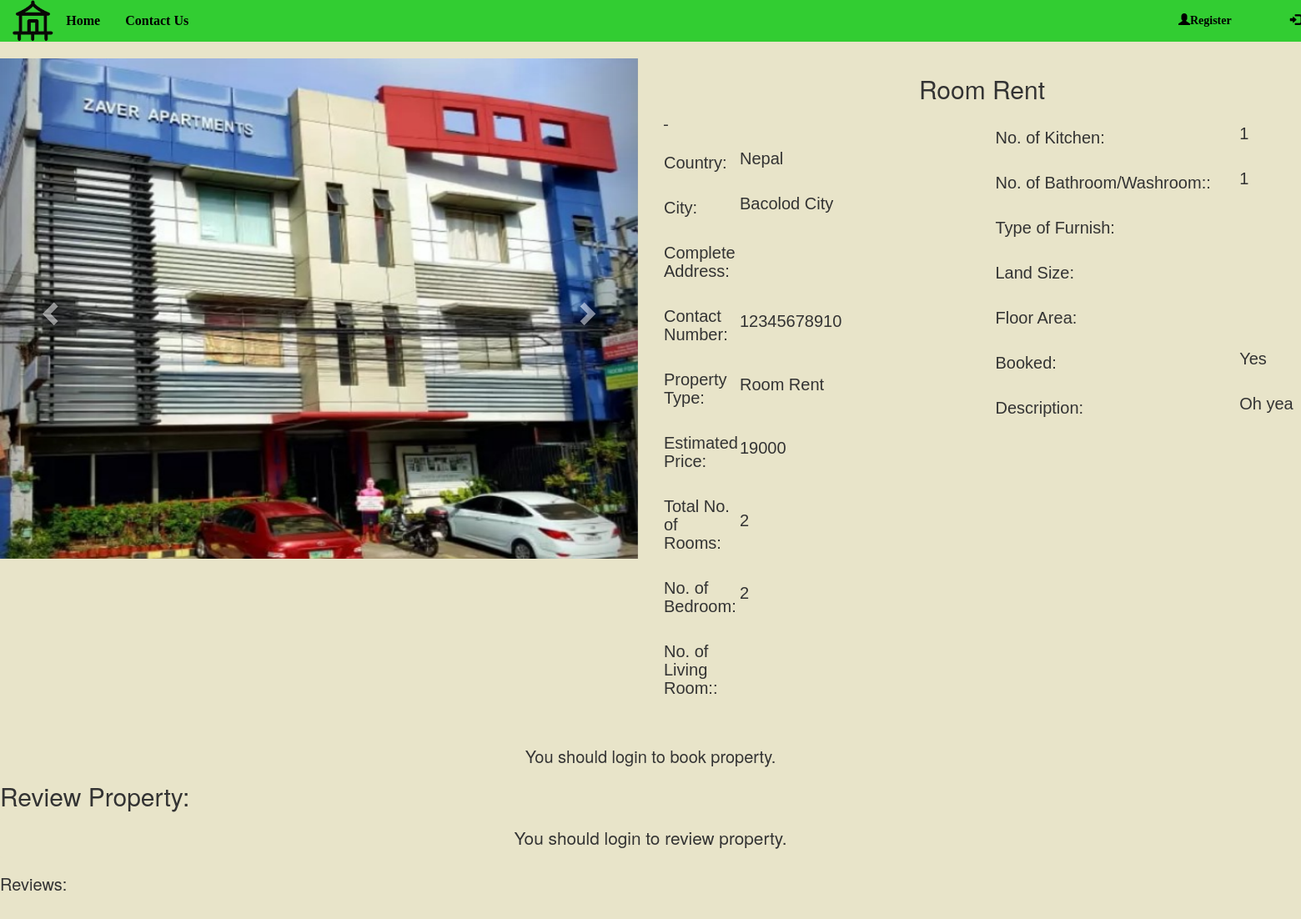
/view-property.php?property_id=127, run on the app's committed database.
### tables this page shows
CREATE TABLE `property_photo` (
  `property_photo_id` int(12) NOT NULL,
  `p_photo` varchar(500) NOT NULL,
  `property_id` int(11) NOT NULL
);

CREATE TABLE `add_property` (
  `property_id` int(10) NOT NULL,
  `country` varchar(50) NOT NULL,
  `province` varchar(50) NOT NULL,
  `zone` varchar(50) NOT NULL,
  `district` varchar(50) NOT NULL,
  `city` varchar(100) NOT NULL,
  `vdc_municipality` varchar(50) NOT NULL,
  `ward_no` int(10) NOT NULL,
  `tole` varchar(100) NOT NULL,
  `contact_no` bigint(10) NOT NULL,
  `property_type` varchar(50) NOT NULL,
  `estimated_price` bigint(10) NOT NULL,
  `total_rooms` int(10) NOT NULL,
  `bedroom` int(10) NOT NULL,
  `living_room` int(10) NOT NULL,
  `kitchen` int(10) NOT NULL,
  `bathroom` int(10) NOT NULL,
  `description` varchar(2000) NOT NULL,
  `latitude` decimal(9,6) NOT NULL,
  `longitude` decimal(9,6) NOT NULL,
  `owner_id` int(10) NOT NULL,
  `booked` varchar(30) NOT NULL
);

### view-property.php (the view, shortened to what this page needs)
<!DOCTYPE html>
<html>
<head>
</head>
<body style="background-color:#e8e4c9;">
<?php
include('navbar.php');
include('booking-engine.php');
?>
<?php
	$property_id=$_GET['property_id'];
    $sql="SELECT * from add_property where property_id='$property_id'";
	$query=mysqli_query($db,$sql);
	if(mysqli_num_rows($query)>0)
{
    while($rows=mysqli_fetch_assoc($query)){
    $sql2="SELECT * FROM property_photo where property_id='$property_id'";
    $query2=mysqli_query($db,$sql2);
    $rowcount=mysqli_num_rows($query2);
?>
<div class="containerviewproperty">
  <div class="row">
    <div class="col-sm-6">
<div id="myCarousel" class="carousel slide" data-ride="carousel">
  <div class="carousel-inner" role="listbox">
  <?php
  for($i=1;$i<=$rowcount;$i++)
  {
      $row=mysqli_fetch_array($query2);
      $photo=$row['p_photo'];
  ?>
  <?php
  if($i==1)
  {
  ?>
  <div class="item active">
      <img class="d-block img-fluid" src="owner/<?php echo $photo ?>" alt="First slide" width="100%" style="max-height: 600px; min-height: 600px;">
    </div>
  <?php
  }
  else
  {
    ?>
    <div class="item">
      <img class="d-block img-fluid" src="owner/<?php echo $photo ?>" alt="First slide" width="100%" style="max-height: 600px; min-height: 600px;">
    </div>
 <?php
   }
  }
  ?>
  </div>
  <a class="left carousel-control" href="#myCarousel" role="button" data-slide="prev">
    <span class="glyphicon glyphicon-chevron-left" aria-hidden="true"></span>
  </a>
  <a class="right carousel-control" href="#myCarousel" role="button" data-slide="next">
    <span class="glyphicon glyphicon-chevron-right" aria-hidden="true"></span>
  </a>
</div>
</div>
<div class="col-sm-6">
  <center><h2><?php echo $rows['property_type'] ?></h2></center>
  <div class="row">
    <div class="col-sm-6">
      <div class="row">
      <div class="col-sm-6">
          <table>
            <tr>
              <td><h3>Country:</h3></td>
              <td><h4><?php echo $rows['country']; ?></h4></td>
            </tr>
            <tr>
              <td><h3>City:</h3></td>
              <td><h4><?php echo $rows['city']; ?></h4></td>
            </tr>
            <tr>
              <td><h3>Complete Address:</h3></td>
              <td><h4><?php echo $rows['address']; ?></h4></td>
            </tr>
            <tr>
              <td><h3>Contact Number:</h3></td>
              <td><h4><?php echo $rows['contact_no']; ?></h4></td>
            </tr>
            <tr>
              <td><h3>Property Type:</h3></td>
              <td><h4><?php echo $rows['property_type']; ?></h4></td>
            </tr>
            <tr>
              <td><h3>Estimated Price:</h3></td>
              <td><h4><?php echo $rows['estimated_price']; ?></h4></td>
            </tr>
            <tr>
              <td><h3>Total No. of Rooms:</h3></td>
              <td><h4><?php echo $rows['total_rooms']; ?></h4></td>
            </tr>
            <tr>
              <td><h3>No. of Bedroom:</h3></td>
              <td><h4><?php echo $rows['bedroom']; ?></h4></td>
            </tr>
            <tr>
              <td><h3>No. of Living Room::</h3></td>
              <td><h4><?php echo $rows['living_rooms']; ?></h4></td>
            </tr>-
          </table>
        </div>
      </div>
    </div>
    <div class="col-sm-6">
      <table>
            <tr>
              <td><h3>No. of Kitchen:</h3></td>
              <td><h4><?php echo $rows['kitchen']; ?></h4></td>
            </tr>
            <tr>
              <td><h3>No. of Bathroom/Washroom::</h3></td>
              <td><h4><?php echo $rows['bathroom']; ?></h4></td>
            </tr>
            <tr>
              <td><h3>Type of Furnish:</h3></td>
              <td><h4><?php echo $rows['furnish']; ?></h4></td>
            </tr>
            <tr>
              <td><h3>Land Size:</h3></td>
              <td><h4><?php echo $rows['landsize']; ?></h4></td>
            </tr>
            <tr>
              <td><h3>Floor Area:</h3></td>
              <td><h4><?php echo $rows['floorarea']; ?></h4></td>
            </tr>
            <tr>
              <td><h3>Booked:</h3></td>
              <td><h4><?php echo $rows['booked']; ?></h4></td>
            </tr>
            <tr>
              <td><h3>Description:</h3></td>
              <td><h4><?php echo $rows['description']; ?></h4></td>
            </tr>
          </table>
    </div>
  </div>
</div>
</div>
<br>
<?php
if(isset($_SESSION["email"]) && !empty($_SESSION['email'])){
?>
<form method="POST">
<div class="row">
  <div class="col-sm-6">
    <?php
    $booked=$rows['booked'];
    if ($booked=='No'){ ?>
      <input type="hidden" name="property_id" value="<?php echo $rows['property_id']; ?>">
    <input type="submit" class="btn btn-lg btn-primary" name="book_property" style="width: 100%" value="Book Property">
  <?php } else if ($booked=='Yes') { ?>
    <input type="submit" class="btn btn-lg btn-primary" style="width: 100%" value="Property Booked" disabled>
  <?php } ?>
  </div>
</form>
<form method="POST" action="chatpage.php">
  <div class="col-sm-6">
    <input type="hidden" name="owner_id" value="<?php echo $rows['owner_id']; ?>">
  </div>
  </form>
</div>
<?php }
else{
  echo "<center><h3>You should login to book property.</h3></center>";
}
 ?>
<?php }} ?>
</div>
<div class="containerviewproperty">
  <h2>Review Property:</h2>
      <div class="well well-sm" id="review">
            <div class="text-right">
<?php
if(isset($_SESSION["email"]) && !empty($_SESSION['email'])){
?>
                <a class="btn btn-success btn-info" href="#reviews-anchor" style="width: 100%" id="open-review-box"><span class="revbtn">Leave a Review</span></a>
            </div>
            <div class="row" id="post-review-box" style="display:none;">
                <div class="col-md-12">
                    <form accept-charset="UTF-8" method="POST">
                      <input name="property_id" type="hidden" value="<?php echo $property_id; ?>">
                        <input id="ratings-hidden" name="rating" type="hidden">
                        <textarea class="form-control animated" cols="50" id="new-review" name="comment" placeholder="Enter your review here..." rows="5"></textarea>
                        <div class="text-right">
                            <div class="stars starrr" data-rating="0"></div>
                            <a class="btn btn-danger btn-sm" href="#" id="close-review-box" style="display:none; margin-right: 10px;">
                            <span class="glyphicon glyphicon-remove"></span>Cancel</a>
                            <button class="btn btn-success btn-lg" type="submit" name="review">Save</button>
                        </div>
                    </form>
                </div>
                </div>
              <?php }
              else{
                echo "<center>You should login to review property.</center>";
              }
              ?>
                </div>
        </div>
<?php
echo '<div class="containerviewproperty">';
    echo '<h3>Reviews:</h3>';
    echo '</div>';
      ?>
<br><br>
</body>
</html>

### css/index.css (style rules this page uses)
body { overflow-x: hidden; }

### view-property.php (style rules this page uses)
.containerviewproperty { font-size: 2.6vh; }
#review { background-color:#e8e4c9; box-shadow: none; border: none; }
h3 { font-size: 20px; }
h4 { font-size: 20px; }
table { font-family: arial, sans-serif; border-collapse: collapse; width: 100%; }
td, th { text-align: left; padding: 1px; }

### data on the page
add_property: property_type "Room Rent", country "Nepal", city "Bacolod City", contact_no "12345678910", estimated_price "19000", total_rooms "2", bedroom "2", kitchen "1", bathroom "1", booked "Yes", description "Oh yea"
property_photo: p_photo (picture)
